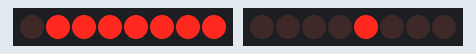
Simulated run of this sketch. Board: Arduino Uno, built with avr-gcc and run on an emulated ATmega328P. On the bench: 2 × 8 shift-register outputs drawn as a row of LEDs (first output left, lit = HIGH). Wiring (inferred from the names in the program): 2 × shift register (74HC595): data pin 8, shift clock pin 10, latch pin 9 / data pin 2, shift clock pin 4, latch pin 3. Wiring (inferred from the signals the program sends): 2 × row of LEDs: on Q0, Q1, Q2, Q3, Q4, Q5, Q6, Q7 / on Q0, Q1, Q2, Q3, Q4, Q5, Q6, Q7.

Above: at 1.2 s.
At 4.34 s:
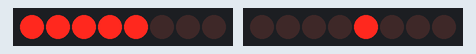
At 7.75 s:
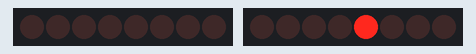
At 13.4 s:
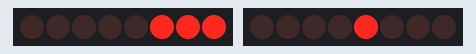
At 21.81 s:
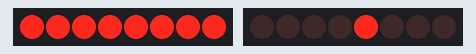
At 36.67 s:
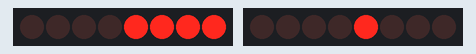
Timing chart, 0 to 40.0 s (numbered marks = the images above):
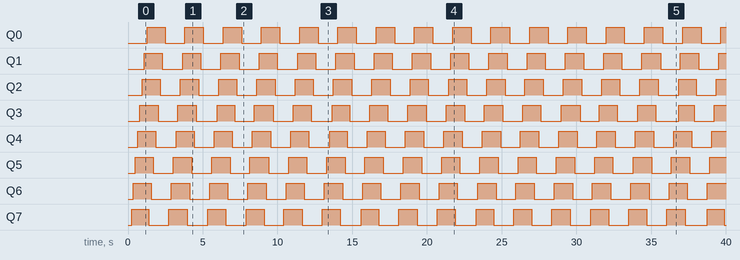

Measured:
- by itself, Q0–2, Q4–7: alternates HIGH for 1.2 s and LOW for 1.3 s
- by itself, Q3: goes 13 × (HIGH 1.2 s, LOW 1.3 s), HIGH 1.2 s, LOW 1.5 s, HIGH 1.0 s, LOW 1.3 s, then HIGH

The sketch:

wrappedLineDirectionOneWithFades.ino
```cpp
int dataPin = 8;
int clockPin = 10;
int latchPin = 9;

int dataPin2 = 2;
int clockPin2 = 4;
int latchPin2 = 3;

void setup()
{
  pinMode(dataPin, OUTPUT);
  pinMode(clockPin, OUTPUT);
  pinMode(latchPin, OUTPUT);

  pinMode(dataPin2, OUTPUT);
  pinMode(clockPin2, OUTPUT);
  pinMode(latchPin2, OUTPUT);
}

void writeCells(byte row, byte col)
{
    digitalWrite(latchPin, LOW);
    shiftOut(dataPin, clockPin, LSBFIRST, row);
    digitalWrite(latchPin, HIGH);

    digitalWrite(latchPin2, LOW);
    shiftOut(dataPin2, clockPin2, LSBFIRST, col);
    digitalWrite(latchPin2, HIGH);
}

float sCurveTime(float brightness)
{
  //0 - 255 input, 0.0-1.0 output
  return (1.0/(1.0+exp(((brightness/21.0)-6.0) * -1.0))*255.0/255.0);
}

float gammaCorrectedCurve(float brightness)
{
  return (pow(brightness/255.0, 2.5) * 255.0 + 0.5)/255.0;
}

byte lineTwoCathode = 0b00000000;
byte lineTwoCathodeTemp = 0b00000000;
byte lineTwoAnode = 0b00001000;
float moveTimeLineTwo = 0.15 * 1e6; float lastMoveTimeLineTwo = 0.0; int lineTwoShiftBit = 0;

float lastWriteTime = 0.0; float timeModifier = 0.1e-1 * 1e6;
float writeInterval = 255.0; float finalWriteInterval = gammaCorrectedCurve(writeInterval) * timeModifier;
int isIncreasing = 1;

float Time = 0.0;
int i = 0;

void loop()
{
  Time = micros();

  if(Time - lastWriteTime > finalWriteInterval)
  {
    for(i = 0; i < 8; i++){
      lineTwoCathode = lineTwoCathodeTemp & (0b00000001<<i);
      writeCells(~lineTwoCathode, lineTwoAnode);
      //writeCells(~0b00000000, 0b00000000);
    }

    lastWriteTime = Time;

    if(isIncreasing == 1)
    {
      writeInterval -= 1.0;
      if(writeInterval < 0.0)
      {
        writeInterval = 0.0;
        isIncreasing = 0;
      }
      finalWriteInterval = gammaCorrectedCurve(writeInterval) * timeModifier;
    }
    else
    {
      writeInterval += 1.0;
      if(writeInterval >= 255.0)
      {
        writeInterval = 255.0;
        isIncreasing = 1;
      }
      finalWriteInterval = gammaCorrectedCurve(writeInterval) * timeModifier;
    }
  }
  else
  {
    writeCells(~0b00000000, 0b00000000);
  }


  if(Time - lastMoveTimeLineTwo > moveTimeLineTwo){

    if(lineTwoShiftBit < 8){
      lineTwoCathodeTemp =  ( lineTwoCathodeTemp | (0b00000001<<(lineTwoShiftBit%8)) );
    }
    else if(lineTwoShiftBit >= 8){
      lineTwoCathodeTemp =  ( lineTwoCathodeTemp & ~(0b00000001<<(lineTwoShiftBit%8)) );
    }

    lineTwoShiftBit += 1;
    if(lineTwoShiftBit > 16){
      lineTwoShiftBit = 0;
    }
    lastMoveTimeLineTwo = Time;
  }


}
```
